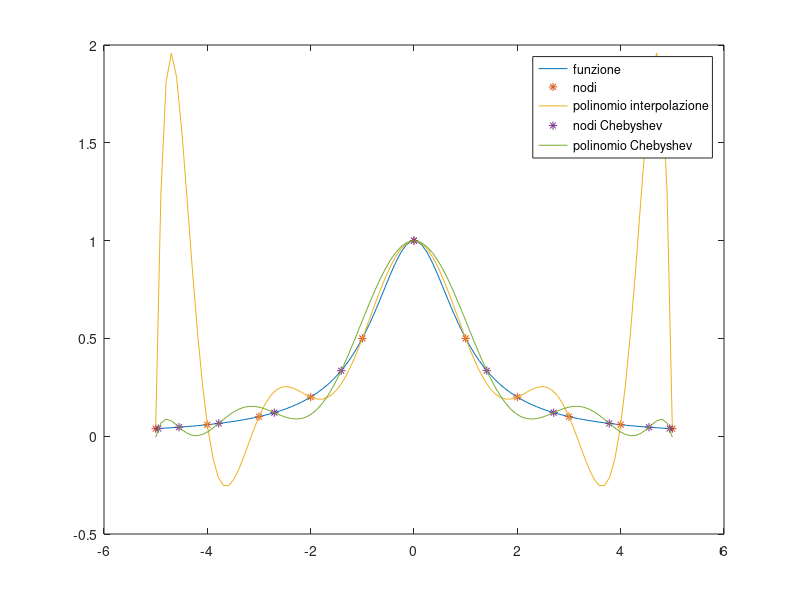

Here is the MATLAB script that generated this plot:
close all
clear
clc

n = 10;
Runge = @(x) 1./(1+x.^2);
a = -5;
b = 5;
nodi_equispaziati = linspace(a,b,n+1);
x = linspace(a,b);
funzione = Runge(x);
funzione_nodi = Runge(nodi_equispaziati);
p = polyfit(nodi_equispaziati,funzione_nodi,n);

%Chebyshev
nodi_chebyshev = (a+b)/2-(b-a)/2*cos((2*[0:n]+1)/(2*n+2)*pi);
funzione_nodi_Chebyshev = Runge(nodi_chebyshev);
p_chebyshev = polyfit(nodi_chebyshev,funzione_nodi_Chebyshev,n);


%plot

plot(x,funzione);
hold on
plot(nodi_equispaziati,funzione_nodi,'*');
plot(x,polyval(p,x));
plot(nodi_chebyshev,funzione_nodi_Chebyshev,'*');
plot(x,polyval(p_chebyshev,x));
legend("funzione","nodi","polinomio interpolazione", ...
    "nodi Chebyshev","polinomio Chebyshev");